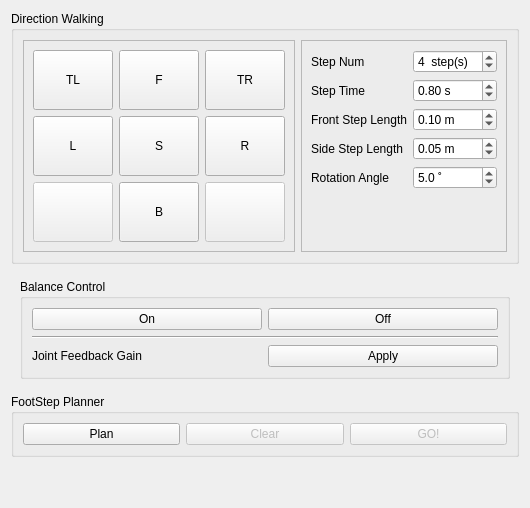
         <widget class="QWidget" name="tab_walking_module">
          <property name="enabled">
           <bool>true</bool>
          </property>
          <attribute name="title">
           <string>Walking</string>
          </attribute>
          <layout class="QVBoxLayout" name="verticalLayout_5">
           <item>
            <widget class="QGroupBox" name="groupBox">
             <property name="title">
              <string>Direction Walking</string>
             </property>
             <layout class="QHBoxLayout" name="horizontalLayout_3">
              <item>
               <widget class="QFrame" name="directon_walking_frame">
                <property name="frameShape">
                 <enum>QFrame::StyledPanel</enum>
                </property>
                <layout class="QGridLayout" name="gridLayout_4">
                 <item row="0" column="0">
                  <widget class="QPushButton" name="A0_button_fl">
                   <property name="minimumSize">
                    <size>
                     <width>60</width>
                     <height>60</height>
                    </size>
                   </property>
                   <property name="maximumSize">
                    <size>
                     <width>100</width>
                     <height>100</height>
                    </size>
                   </property>
                   <property name="text">
                    <string>TL</string>
                   </property>
                  </widget>
                 </item>
                 <item row="3" column="0">
                  <widget class="QPushButton" name="C0_button_bl">
                   <property name="enabled">
                    <bool>false</bool>
                   </property>
                   <property name="minimumSize">
                    <size>
                     <width>60</width>
                     <height>60</height>
                    </size>
                   </property>
                   <property name="maximumSize">
                    <size>
                     <width>100</width>
                     <height>100</height>
                    </size>
                   </property>
                   <property name="text">
                    <string/>
                   </property>
                  </widget>
                 </item>
                 <item row="0" column="2">
                  <widget class="QPushButton" name="A2_button_fr">
                   <property name="minimumSize">
                    <size>
                     <width>60</width>
                     <height>60</height>
                    </size>
                   </property>
                   <property name="maximumSize">
                    <size>
                     <width>100</width>
                     <height>100</height>
                    </size>
                   </property>
                   <property name="text">
                    <string>TR</string>
                   </property>
                  </widget>
                 </item>
                 <item row="2" column="2">
                  <widget class="QPushButton" name="B2_button_r">
                   <property name="minimumSize">
                    <size>
                     <width>60</width>
                     <height>60</height>
                    </size>
                   </property>
                   <property name="maximumSize">
                    <size>
                     <width>100</width>
                     <height>100</height>
                    </size>
                   </property>
                   <property name="text">
                    <string>R</string>
                   </property>
                  </widget>
                 </item>
                 <item row="2" column="1">
                  <widget class="QPushButton" name="B1_button_stop">
                   <property name="enabled">
                    <bool>true</bool>
                   </property>
                   <property name="minimumSize">
                    <size>
                     <width>60</width>
                     <height>60</height>
                    </size>
                   </property>
                   <property name="maximumSize">
                    <size>
                     <width>100</width>
                     <height>100</height>
                    </size>
                   </property>
                   <property name="text">
                    <string>S</string>
                   </property>
                  </widget>
                 </item>
                 <item row="2" column="0">
                  <widget class="QPushButton" name="B0_button_l">
                   <property name="minimumSize">
                    <size>
                     <width>60</width>
                     <height>60</height>
                    </size>
                   </property>
                   <property name="maximumSize">
                    <size>
                     <width>100</width>
                     <height>100</height>
                    </size>
                   </property>
                   <property name="text">
                    <string>L</string>
                   </property>
                  </widget>
                 </item>
                 <item row="3" column="1">
                  <widget class="QPushButton" name="C1_button_b">
                   <property name="minimumSize">
                    <size>
                     <width>60</width>
                     <height>60</height>
                    </size>
                   </property>
                   <property name="maximumSize">
                    <size>
                     <width>100</width>
                     <height>100</height>
                    </size>
                   </property>
                   <property name="text">
                    <string>B</string>
                   </property>
                  </widget>
                 </item>
                 <item row="3" column="2">
                  <widget class="QPushButton" name="C2_button_br">
                   <property name="enabled">
                    <bool>false</bool>
                   </property>
                   <property name="minimumSize">
                    <size>
                     <width>60</width>
                     <height>60</height>
                    </size>
                   </property>
                   <property name="maximumSize">
                    <size>
                     <width>100</width>
                     <height>100</height>
                    </size>
                   </property>
                   <property name="text">
                    <string/>
                   </property>
                  </widget>
                 </item>
                 <item row="0" column="1">
                  <widget class="QPushButton" name="A1_button_f">
                   <property name="minimumSize">
                    <size>
                     <width>60</width>
                     <height>60</height>
                    </size>
                   </property>
                   <property name="maximumSize">
                    <size>
                     <width>100</width>
                     <height>100</height>
                    </size>
                   </property>
                   <property name="text">
                    <string>F</string>
                   </property>
                  </widget>
                 </item>
                </layout>
               </widget>
              </item>
              <item>
               <widget class="QFrame" name="direction_param_frame">
                <property name="frameShape">
                 <enum>QFrame::StyledPanel</enum>
                </property>
                <property name="frameShadow">
                 <enum>QFrame::Plain</enum>
                </property>
                <layout class="QFormLayout" name="formLayout">
                 <item row="2" column="1">
                  <widget class="QSpinBox" name="A1_spinbox_step_num">
                   <property name="suffix">
                    <string>  step(s)</string>
                   </property>
                   <property name="minimum">
                    <number>2</number>
                   </property>
                   <property name="value">
                    <number>4</number>
                   </property>
                  </widget>
                 </item>
                 <item row="2" column="0">
                  <widget class="QLabel" name="A0_label_step_num">
                   <property name="text">
                    <string>Step Num</string>
                   </property>
                  </widget>
                 </item>
                 <item row="4" column="0">
                  <widget class="QLabel" name="B0_label_f_step_length">
                   <property name="text">
                    <string>Front Step Length</string>
                   </property>
                  </widget>
                 </item>
                 <item row="4" column="1">
                  <widget class="QDoubleSpinBox" name="B1_spinbox_f_step_length">
                   <property name="suffix">
                    <string> m</string>
                   </property>
                   <property name="decimals">
                    <number>2</number>
                   </property>
                   <property name="maximum">
                    <double>2.000000000000000</double>
                   </property>
                   <property name="singleStep">
                    <double>0.010000000000000</double>
                   </property>
                   <property name="value">
                    <double>0.100000000000000</double>
                   </property>
                  </widget>
                 </item>
                 <item row="5" column="0">
                  <widget class="QLabel" name="C0_label_s_step_length">
                   <property name="text">
                    <string>Side Step Length</string>
                   </property>
                  </widget>
                 </item>
                 <item row="5" column="1">
                  <widget class="QDoubleSpinBox" name="C1_spinbox_s_step_length">
                   <property name="suffix">
                    <string> m</string>
                   </property>
                   <property name="decimals">
                    <number>2</number>
                   </property>
                   <property name="maximum">
                    <double>2.000000000000000</double>
                   </property>
                   <property name="singleStep">
                    <double>0.010000000000000</double>
                   </property>
                   <property name="value">
                    <double>0.050000000000000</double>
                   </property>
                  </widget>
                 </item>
                 <item row="6" column="0">
                  <widget class="QLabel" name="D0_label_r_angle">
                   <property name="text">
                    <string>Rotation Angle</string>
                   </property>
                  </widget>
                 </item>
                 <item row="6" column="1">
                  <widget class="QDoubleSpinBox" name="D1_spinbox_r_angle">
                   <property name="suffix">
                    <string> ˚</string>
                   </property>
                   <property name="decimals">
                    <number>1</number>
                   </property>
                   <property name="maximum">
                    <double>180.000000000000000</double>
                   </property>
                   <property name="singleStep">
                    <double>5.000000000000000</double>
                   </property>
                   <property name="value">
                    <double>5.000000000000000</double>
                   </property>
                  </widget>
                 </item>
                 <item row="3" column="0">
                  <widget class="QLabel" name="AB0_label_step_time">
                   <property name="text">
                    <string>Step Time</string>
                   </property>
                  </widget>
                 </item>
                 <item row="3" column="1">
                  <widget class="QDoubleSpinBox" name="AB1_spinbox_step_time">
                   <property name="suffix">
                    <string> s</string>
                   </property>
                   <property name="maximum">
                    <double>10.000000000000000</double>
                   </property>
                   <property name="singleStep">
                    <double>0.010000000000000</double>
                   </property>
                   <property name="value">
                    <double>0.800000000000000</double>
                   </property>
                  </widget>
                 </item>
                </layout>
               </widget>
              </item>
             </layout>
            </widget>
           </item>
           <item>
            <widget class="QWidget" name="widget" native="true">
             <layout class="QVBoxLayout" name="verticalLayout_6">
              <item>
               <widget class="QGroupBox" name="groupBox_3">
                <property name="title">
                 <string>Balance Control</string>
                </property>
                <layout class="QGridLayout" name="gridLayout_9">
                 <item row="0" column="0" colspan="2">
                  <widget class="QPushButton" name="button_balance_on">
                   <property name="text">
                    <string>On</string>
                   </property>
                  </widget>
                 </item>
                 <item row="0" column="2" colspan="2">
                  <widget class="QPushButton" name="button_balance_off">
                   <property name="text">
                    <string>Off</string>
                   </property>
                  </widget>
                 </item>
                 <item row="2" column="2" colspan="2">
                  <widget class="QPushButton" name="button_feedback_gain_apply">
                   <property name="text">
                    <string>Apply</string>
                   </property>
                  </widget>
                 </item>
                 <item row="1" column="0" colspan="4">
                  <widget class="Line" name="line_5">
                   <property name="orientation">
                    <enum>Qt::Horizontal</enum>
                   </property>
                  </widget>
                 </item>
                 <item row="2" column="0" colspan="2">
                  <widget class="QLabel" name="label_10">
                   <property name="text">
                    <string>Joint Feedback Gain</string>
                   </property>
                  </widget>
                 </item>
                </layout>
               </widget>
              </item>
             </layout>
            </widget>
           </item>
           <item>
            <widget class="QGroupBox" name="footstep_planner_widget">
             <property name="title">
              <string>FootStep Planner</string>
             </property>
             <layout class="QGridLayout" name="gridLayout_8">
              <item row="0" column="0">
               <widget class="QPushButton" name="A0_button_get_step">
                <property name="enabled">
                 <bool>true</bool>
                </property>
                <property name="text">
                 <string>Plan</string>
                </property>
               </widget>
              </item>
              <item row="0" column="1">
               <widget class="QPushButton" name="A1_button_clear_step">
                <property name="enabled">
                 <bool>false</bool>
                </property>
                <property name="text">
                 <string>Clear</string>
                </property>
               </widget>
              </item>
              <item row="0" column="2">
               <widget class="QPushButton" name="A2_button_go_walking">
                <property name="enabled">
                 <bool>false</bool>
                </property>
                <property name="text">
                 <string>GO!</string>
                </property>
               </widget>
              </item>
             </layout>
            </widget>
           </item>
           <item>
            <spacer name="verticalSpacer_2">
             <property name="orientation">
              <enum>Qt::Vertical</enum>
             </property>
             <property name="sizeHint" stdset="0">
              <size>
               <width>20</width>
               <height>40</height>
              </size>
             </property>
            </spacer>
           </item>
          </layout>
         </widget>
